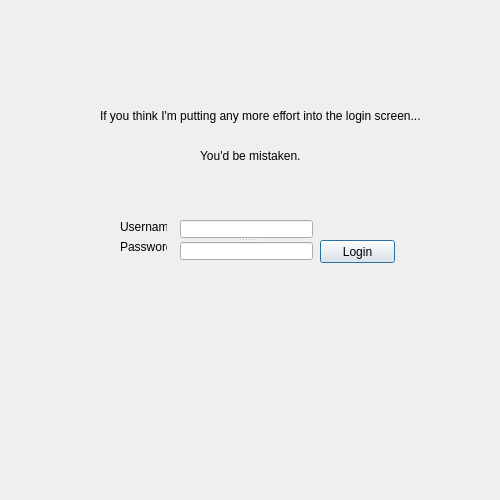
<?xml version="1.0" encoding="UTF-8"?>
<ui version="4.0">
 <class>Dialog</class>
 <widget class="QDialog" name="Dialog">
  <property name="geometry">
   <rect>
    <x>0</x>
    <y>0</y>
    <width>500</width>
    <height>500</height>
   </rect>
  </property>
  <property name="sizePolicy">
   <sizepolicy hsizetype="Fixed" vsizetype="Fixed">
    <horstretch>0</horstretch>
    <verstretch>0</verstretch>
   </sizepolicy>
  </property>
  <property name="windowTitle">
   <string>Dialog</string>
  </property>
  <widget class="QPushButton" name="pushButton">
   <property name="geometry">
    <rect>
     <x>320</x>
     <y>240</y>
     <width>75</width>
     <height>23</height>
    </rect>
   </property>
   <property name="text">
    <string>Login</string>
   </property>
  </widget>
  <widget class="QLabel" name="label">
   <property name="geometry">
    <rect>
     <x>120</x>
     <y>220</y>
     <width>47</width>
     <height>13</height>
    </rect>
   </property>
   <property name="text">
    <string>Username</string>
   </property>
  </widget>
  <widget class="QLabel" name="label_2">
   <property name="geometry">
    <rect>
     <x>120</x>
     <y>240</y>
     <width>47</width>
     <height>13</height>
    </rect>
   </property>
   <property name="text">
    <string>Password</string>
   </property>
  </widget>
  <widget class="QLabel" name="label_3">
   <property name="geometry">
    <rect>
     <x>100</x>
     <y>60</y>
     <width>341</width>
     <height>111</height>
    </rect>
   </property>
   <property name="text">
    <string>If you think I'm putting any more effort into the login screen...</string>
   </property>
  </widget>
  <widget class="QLabel" name="label_4">
   <property name="geometry">
    <rect>
     <x>200</x>
     <y>130</y>
     <width>191</width>
     <height>51</height>
    </rect>
   </property>
   <property name="text">
    <string>You'd be mistaken.</string>
   </property>
  </widget>
  <widget class="QSplitter" name="splitter">
   <property name="geometry">
    <rect>
     <x>180</x>
     <y>220</y>
     <width>133</width>
     <height>40</height>
    </rect>
   </property>
   <property name="orientation">
    <enum>Qt::Vertical</enum>
   </property>
   <widget class="QLineEdit" name="Username"/>
   <widget class="QLineEdit" name="Password">
    <property name="echoMode">
     <enum>QLineEdit::Password</enum>
    </property>
   </widget>
  </widget>
 </widget>
 <resources/>
 <connections/>
</ui>
